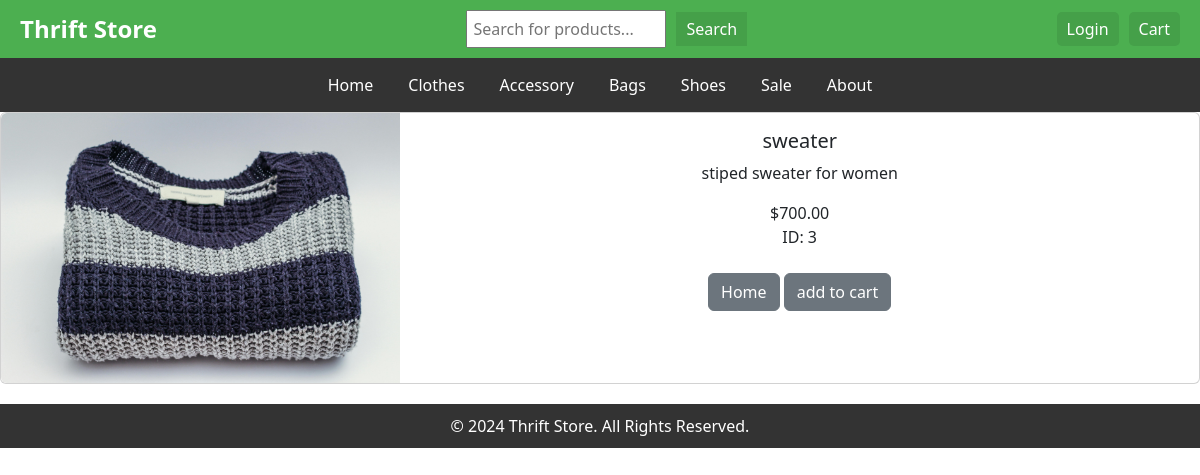
The app's page /product/3 with its own data.
### app1/models.py (models this page shows, shortened)
class Product(models.Model):
    name = models.CharField(max_length=100)
    price = models.DecimalField(default=0,decimal_places=2,max_digits=6)
    category = models.ForeignKey(Category, on_delete=models.CASCADE, default=1)
    description = models.CharField(max_length=260,default='',blank=True,null=True)
    image = models.ImageField(upload_to='uploads/product/')
    is_sale = models.BooleanField(default=False)
    sale_price = models.DecimalField(default=0,decimal_places=2,max_digits=6)

### app1/views.py (the view)
# urls.py: path('product/<int:pk>', views.product, name='product'),
def product(request, pk):
    product = Product.objects.get(id=pk)
    return render(request, 'product.html',{'product':product})

### cart/context_processor.py (called while the page is built)
def cart(request):
    return {'cart': Cart(request)}

### app1/templates/product.html (shortened to what this page needs)
{% extends 'base.html'%}
{% block content %}
<!DOCTYPE html>
<html lang="en">
<head>
    <link href="https://cdn.jsdelivr.net/npm/bootstrap@5.3.3/dist/css/bootstrap.min.css" rel="stylesheet">
</head>
<body>
    <div class="card mb-3">
        <div class="row g-0">
          <div class="col-md-4">
            <img src="{{ product.image.url }}" class="img-fluid rounded-start" >
          </div>
          <div class="col-md-8">
            <div class="card-body">
                <center>
              <h5 class="card-title">{{product.name}}</h5>
              <p class="card-text">{{product.description}}</p>
              {% if product.is_sale %}
                <div class="product-info">
                    <p class="product-category">{{product.category}}</p>
                    <div class="product-rating">
                        ★★★★★ 5
                    </div>
                    <div class="product-pricing">
                        <strike>
                        <span class="discounted-price">Rs{{product.price}}</span>
                        </strike>
                        &nbsp
                        <span class="discounted-price">Rs{{product.sale_price}}</span>
                    </div>
                </div>
              {% else %}
                ${{ product.price }}
                <br/>ID:  {{  product.id }}
              {% endif %}
              <br><br>
              <a href="{% url 'home'%}" class="btn btn-secondary">Home</a>
              <button type="button" value="{{ product.id }}"
               class ="btn btn-secondary" id= "add-cart">add to cart</button>
                </center>
            </div>
          </div>
        </div>
      </div>
</body>
</html>
{% endblock %}

### static/css/style.css (style rules this page uses)
body { font-family: Arial, sans-serif; margin: 0; padding: 0; box-sizing: border-box; }
button { background-color: #45a049; color: white; border: none; padding: 10px 15px; cursor: pointer; transition: background-color 0.3s; }

### records on screen
Product: image (picture), name "sweater", description "stiped sweater for women", price "700.00", id "3"
